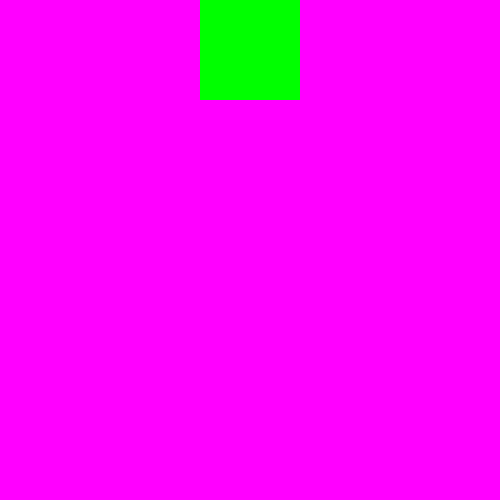
Frame 1 (no input)
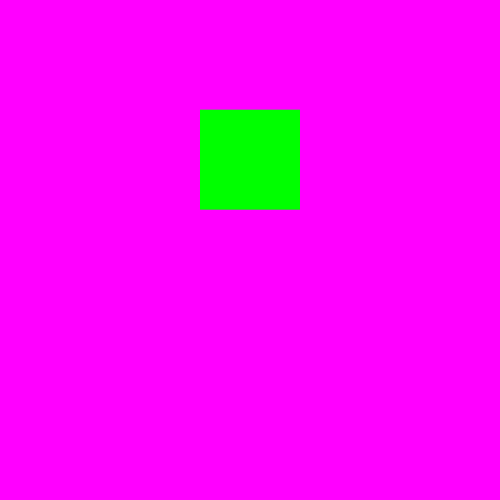
Frame 60 (the mouse pressed at the canvas centre just before this capture)
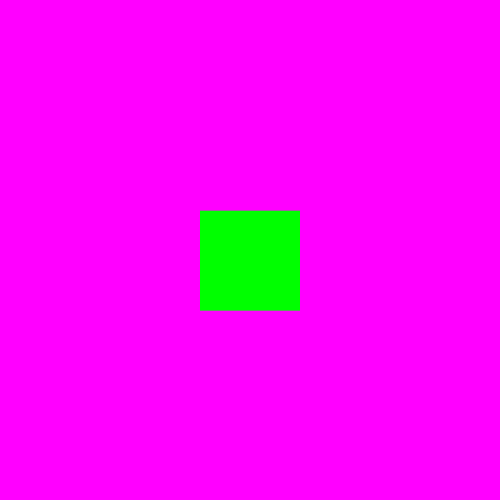
Frame 120 (the mouse held since frame 60 and released just before this capture)

The Processing sketch that drew these frames (run headless with seeded random() and noise(); from frame 60 on, the mouse is pressed at the canvas centre):

// Processing sketch: GravityBounce2
// ── GravityBounce2.pde
//----------------------------------------------------------------------
// GravityBounce2
// A better version of Gravity Bounce
//----------------------------------------------------------------------

// size, location and speed of square
float r, x, y, speed;

// physical environment
float gravity, stopSpeed, dissipation;

void setup() {
  size(500,500);
  smooth();
  rectMode(RADIUS);
  
  // initialize square
  r = 50;
  x = width/2;
  y = r;
  speed = 0;
  
  // initialize physical environment
  gravity = 0.6; 
  stopSpeed = 0.2;
  dissipation = .08;
  
}

void draw() {
  background(255,0,255);

  // display square
  y = constrain(y,r,height-r);
  fill(0,255,0);
  noStroke();
  rect(x,y,r,r);
  
  // move square
  y += speed; 
  
  // update speed
  if( abs(speed)<stopSpeed ){
    speed = 0.0;
  }else if( y > height-r ){
    speed *= -(1-dissipation);
  }
  speed += gravity;
}
